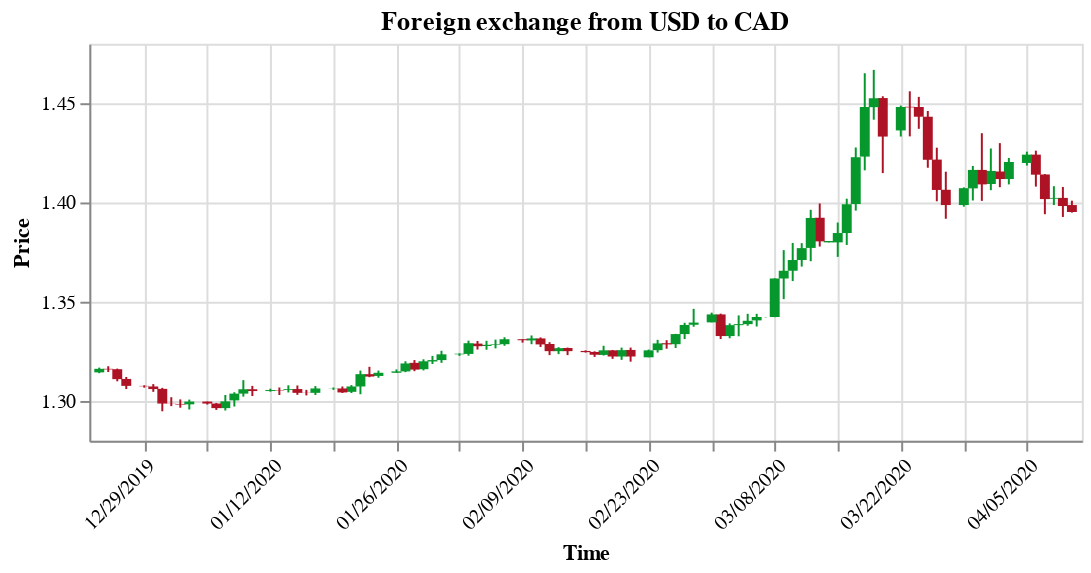

The code cell stored with this chart in its notebook:
### Code cell
make_plot(df, title ='Foreign exchange from USD to CAD')

### Figure 1 — Vega-Lite specification as saved in the notebook (floating-point values rounded to 4 significant figures)
{"$schema": "https://vega.github.io/schema/vega-lite/v3.4.0.json", "config": {"mark": {"tooltip": null}, "view": {"height": 300, "width": 400}}, "data": {"name": "data-985a9798d122332b1481e7867dcf4aee"}, "datasets": {"data-985a9798d122332b1481e7867dcf4aee": [{"close": "1.3952", "high": "1.4009", "low": "1.3949", "open": "1.3987", "time": "2020-04-10"}, {"close": "1.3982", "high": "1.4078", "low": "1.3927", "open": "1.4023", "time": "2020-04-09"}, {"close": "1.4023", "high": "1.4082", "low": "1.3987", "open": "1.4019", "time": "2020-04-08"}, {"close": "1.4017", "high": "1.4143", "low": "1.3941", "open": "1.4141", "time": "2020-04-07"}, {"close": "1.4140", "high": "1.4261", "low": "1.4080", "open": "1.4241", "time": "2020-04-06"}, {"close": "1.4241", "high": "1.4256", "low": "1.4186", "open": "1.4199", "time": "2020-04-05"}, {"close": "1.4204", "high": "1.4224", "low": "1.4091", "open": "1.4118", "time": "2020-04-03"}, {"close": "1.4118", "high": "1.4299", "low": "1.4077", "open": "1.4156", "time": "2020-04-02"}, {"close": "1.4159", "high": "1.4272", "low": "1.4062", "open": "1.4093", "time": "2020-04-01"}, {"close": "1.4091", "high": "1.4349", "low": "1.4008", "open": "1.4164", "time": "2020-03-31"}, {"close": "1.4164", "high": "1.4184", "low": "1.4010", "open": "1.4071", "time": "2020-03-30"}, {"close": "1.4072", "high": "1.4076", "low": "1.3979", "open": "1.3987", "time": "2020-03-29"}, {"close": "1.3987", "high": "1.4155", "low": "1.3918", "open": "1.4064", "time": "2020-03-27"}, {"close": "1.4063", "high": "1.4276", "low": "1.4006", "open": "1.4216", "time": "2020-03-26"}, {"close": "1.4215", "high": "1.4461", "low": "1.4175", "open": "1.4432", "time": "2020-03-25"}, {"close": "1.4432", "high": "1.4532", "low": "1.4371", "open": "1.4481", "time": "2020-03-24"}, {"close": "1.4479", "high": "1.4560", "low": "1.4333", "open": "1.4482", "time": "2020-03-23"}, {"close": "1.4481", "high": "1.4488", "low": "1.4332", "open": "1.4363", "time": "2020-03-22"}, {"close": "1.4332", "high": "1.4535", "low": "1.4148", "open": "1.4526", "time": "2020-03-20"}, {"close": "1.4525", "high": "1.4668", "low": "1.4417", "open": "1.4480", "time": "2020-03-19"}, {"close": "1.4481", "high": "1.4651", "low": "1.4162", "open": "1.4231", "time": "2020-03-18"}, {"close": "1.4228", "high": "1.4277", "low": "1.3959", "open": "1.3992", "time": "2020-03-17"}, {"close": "1.3991", "high": "1.4019", "low": "1.3786", "open": "1.3846", "time": "2020-03-16"}, {"close": "1.3846", "high": "1.3899", "low": "1.3726", "open": "1.3799", "time": "2020-03-15"}, {"close": "1.3806", "high": "1.3806", "low": "1.3799", "open": "1.3799", "time": "2020-03-14"}, {"close": "1.3804", "high": "1.3995", "low": "1.3778", "open": "1.3923", "time": "2020-03-13"}, {"close": "1.3922", "high": "1.3963", "low": "1.3704", "open": "1.3771", "time": "2020-03-12"}, {"close": "1.3770", "high": "1.3795", "low": "1.3677", "open": "1.3710", "time": "2020-03-11"}, {"close": "1.3710", "high": "1.3796", "low": "1.3604", "open": "1.3656", "time": "2020-03-10"}, {"close": "1.3656", "high": "1.3760", "low": "1.3513", "open": "1.3617", "time": "2020-03-09"}, {"close": "1.3617", "high": "1.3618", "low": "1.3422", "open": "1.3423", "time": "2020-03-08"}, {"close": "1.3423", "high": "1.3423", "low": "1.3421", "open": "1.3423", "time": "2020-03-07"}, {"close": "1.3423", "high": "1.3439", "low": "1.3375", "open": "1.3406", "time": "2020-03-06"}, {"close": "1.3404", "high": "1.3439", "low": "1.3379", "open": "1.3387", "time": "2020-03-05"}, {"close": "1.3387", "high": "1.3431", "low": "1.3326", "open": "1.3382", "time": "2020-03-04"}, {"close": "1.3382", "high": "1.3391", "low": "1.3316", "open": "1.3327", "time": "2020-03-03"}, {"close": "1.3327", "high": "1.3440", "low": "1.3312", "open": "1.3436", "time": "2020-03-02"}, {"close": "1.3436", "high": "1.3445", "low": "1.3396", "open": "1.3396", "time": "2020-03-01"}, {"close": "1.3395", "high": "1.3464", "low": "1.3374", "open": "1.3384", "time": "2020-02-28"}, {"close": "1.3383", "high": "1.3394", "low": "1.3312", "open": "1.3337", "time": "2020-02-27"}, {"close": "1.3337", "high": "1.3338", "low": "1.3267", "open": "1.3286", "time": "2020-02-26"}, {"close": "1.3285", "high": "1.3306", "low": "1.3263", "open": "1.3291", "time": "2020-02-25"}, {"close": "1.3290", "high": "1.3308", "low": "1.3244", "open": "1.3256", "time": "2020-02-24"}, {"close": "1.3255", "high": "1.3259", "low": "1.3220", "open": "1.3220", "time": "2020-02-23"}, {"close": "1.3224", "high": "1.3269", "low": "1.3198", "open": "1.3257", "time": "2020-02-21"}, {"close": "1.3256", "high": "1.3269", "low": "1.3207", "open": "1.3224", "time": "2020-02-20"}, {"close": "1.3224", "high": "1.3257", "low": "1.3212", "open": "1.3255", "time": "2020-02-19"}, {"close": "1.3255", "high": "1.3278", "low": "1.3229", "open": "1.3232", "time": "2020-02-18"}, {"close": "1.3233", "high": "1.3250", "low": "1.3222", "open": "1.3247", "time": "2020-02-17"}, {"close": "1.3246", "high": "1.3255", "low": "1.3244", "open": "1.3252", "time": "2020-02-16"}, {"close": "1.3252", "high": "1.3252", "low": "1.3252", "open": "1.3252", "time": "2020-02-15"}, {"close": "1.3251", "high": "1.3269", "low": "1.3231", "open": "1.3267", "time": "2020-02-14"}, {"close": "1.3266", "high": "1.3271", "low": "1.3236", "open": "1.3251", "time": "2020-02-13"}, {"close": "1.3251", "high": "1.3296", "low": "1.3231", "open": "1.3287", "time": "2020-02-12"}, {"close": "1.3285", "high": "1.3320", "low": "1.3272", "open": "1.3315", "time": "2020-02-11"}, {"close": "1.3315", "high": "1.3330", "low": "1.3286", "open": "1.3305", "time": "2020-02-10"}, {"close": "1.3306", "high": "1.3311", "low": "1.3294", "open": "1.3311", "time": "2020-02-09"}, {"close": "1.3311", "high": "1.3311", "low": "1.3311", "open": "1.3311", "time": "2020-02-08"}, {"close": "1.3311", "high": "1.3321", "low": "1.3278", "open": "1.3286", "time": "2020-02-07"}, {"close": "1.3286", "high": "1.3309", "low": "1.3265", "open": "1.3283", "time": "2020-02-06"}, {"close": "1.3283", "high": "1.3303", "low": "1.3258", "open": "1.3277", "time": "2020-02-05"}, {"close": "1.3276", "high": "1.3302", "low": "1.3259", "open": "1.3289", "time": "2020-02-04"}, {"close": "1.3291", "high": "1.3304", "low": "1.3228", "open": "1.3237", "time": "2020-02-03"}, {"close": "1.3238", "high": "1.3240", "low": "1.3227", "open": "1.3235", "time": "2020-02-02"}, {"close": "1.3235", "high": "1.3253", "low": "1.3192", "open": "1.3206", "time": "2020-01-31"}, {"close": "1.3206", "high": "1.3227", "low": "1.3186", "open": "1.3199", "time": "2020-01-30"}, {"close": "1.3200", "high": "1.3210", "low": "1.3154", "open": "1.3160", "time": "2020-01-29"}, {"close": "1.3158", "high": "1.3206", "low": "1.3150", "open": "1.3192", "time": "2020-01-28"}, {"close": "1.3189", "high": "1.3200", "low": "1.3145", "open": "1.3149", "time": "2020-01-27"}, {"close": "1.3149", "high": "1.3159", "low": "1.3142", "open": "1.3142", "time": "2020-01-26"}, {"close": "1.3142", "high": "1.3153", "low": "1.3117", "open": "1.3126", "time": "2020-01-24"}, {"close": "1.3123", "high": "1.3172", "low": "1.3120", "open": "1.3135", "time": "2020-01-23"}, {"close": "1.3135", "high": "1.3153", "low": "1.3034", "open": "1.3073", "time": "2020-01-22"}, {"close": "1.3073", "high": "1.3080", "low": "1.3040", "open": "1.3046", "time": "2020-01-21"}, {"close": "1.3043", "high": "1.3073", "low": "1.3040", "open": "1.3063", "time": "2020-01-20"}, {"close": "1.3064", "high": "1.3068", "low": "1.3056", "open": "1.3063", "time": "2020-01-19"}, {"close": "1.3063", "high": "1.3063", "low": "1.3063", "open": "1.3063", "time": "2020-01-18"}, {"close": "1.3063", "high": "1.3075", "low": "1.3030", "open": "1.3041", "time": "2020-01-17"}, {"close": "1.3040", "high": "1.3056", "low": "1.3028", "open": "1.3041", "time": "2020-01-16"}, {"close": "1.3041", "high": "1.3078", "low": "1.3031", "open": "1.3060", "time": "2020-01-15"}, {"close": "1.3060", "high": "1.3079", "low": "1.3043", "open": "1.3056", "time": "2020-01-14"}, {"close": "1.3053", "high": "1.3068", "low": "1.3030", "open": "1.3055", "time": "2020-01-13"}, {"close": "1.3055", "high": "1.3062", "low": "1.3047", "open": "1.3050", "time": "2020-01-12"}, {"close": "1.3050", "high": "1.3076", "low": "1.3025", "open": "1.3059", "time": "2020-01-10"}, {"close": "1.3059", "high": "1.3105", "low": "1.3022", "open": "1.3037", "time": "2020-01-09"}, {"close": "1.3037", "high": "1.3044", "low": "1.2972", "open": "1.3003", "time": "2020-01-08"}, {"close": "1.2998", "high": "1.3030", "low": "1.2952", "open": "1.2964", "time": "2020-01-07"}, {"close": "1.2964", "high": "1.2990", "low": "1.2955", "open": "1.2987", "time": "2020-01-06"}, {"close": "1.2987", "high": "1.2997", "low": "1.2982", "open": "1.2997", "time": "2020-01-05"}, {"close": "1.2997", "high": "1.2997", "low": "1.2997", "open": "1.2997", "time": "2020-01-04"}, {"close": "1.2997", "high": "1.3007", "low": "1.2957", "open": "1.2983", "time": "2020-01-03"}, {"close": "1.2982", "high": "1.3008", "low": "1.2966", "open": "1.2985", "time": "2020-01-02"}, {"close": "1.2986", "high": "1.3019", "low": "1.2974", "open": "1.2987", "time": "2020-01-01"}, {"close": "1.2987", "high": "1.3066", "low": "1.2948", "open": "1.3061", "time": "2019-12-31"}, {"close": "1.3060", "high": "1.3085", "low": "1.3046", "open": "1.3073", "time": "2019-12-30"}, {"close": "1.3074", "high": "1.3079", "low": "1.3067", "open": "1.3076", "time": "2019-12-29"}, {"close": "1.3076", "high": "1.3121", "low": "1.3060", "open": "1.3111", "time": "2019-12-27"}, {"close": "1.3110", "high": "1.3163", "low": "1.3099", "open": "1.3160", "time": "2019-12-26"}, {"close": "1.3159", "high": "1.3175", "low": "1.3146", "open": "1.3162", "time": "2019-12-25"}, {"close": "1.3162", "high": "1.3168", "low": "1.3140", "open": "1.3144", "time": "2019-12-24"}]}, "height": 200, "layer": [{"encoding": {"color": {"condition": {"test": "datum.open <= datum.close", "value": "#06982d"}, "value": "#ae1325"}, "x": {"axis": {"format": "%m/%d/%Y", "labelAngle": -45, "title": "Time"}, "field": "time", "type": "temporal"}, "y": {"field": "low", "scale": {"zero": false}, "title": "Price", "type": "quantitative"}, "y2": {"field": "high"}}, "mark": "rule"}, {"encoding": {"color": {"condition": {"test": "datum.open <= datum.close", "value": "#06982d"}, "value": "#ae1325"}, "x": {"axis": {"format": "%m/%d/%Y", "labelAngle": -45, "title": "Time"}, "field": "time", "type": "temporal"}, "y": {"field": "open", "type": "quantitative"}, "y2": {"field": "close"}}, "mark": "bar"}], "title": "Foreign exchange from USD to CAD", "width": 500}
